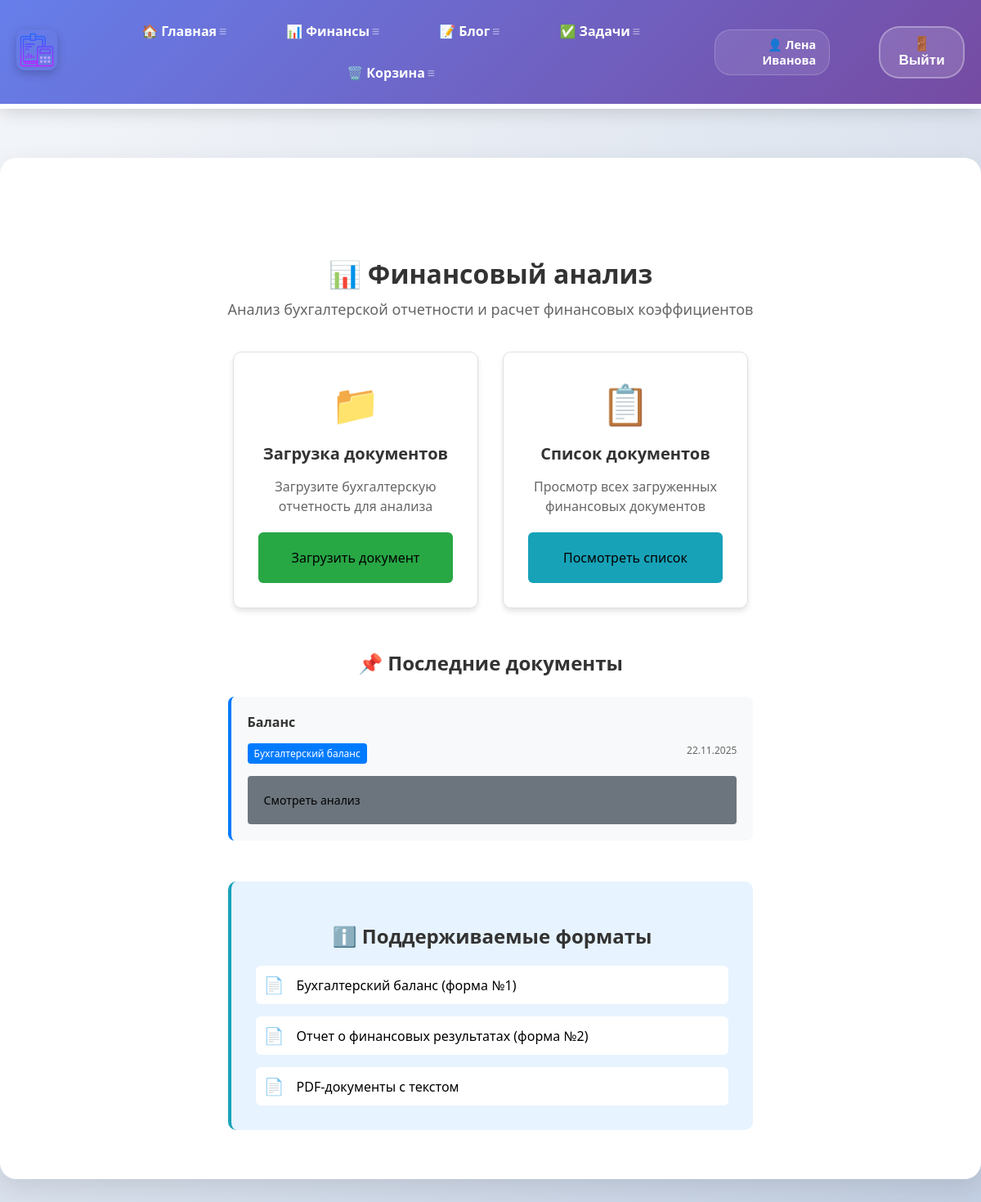
The page /finance/financial_analysis/ (signed in) on the database its author committed.
### financial_analysis/models.py (models this page shows, shortened)
class FinancialDocument(models.Model):
    DOCUMENT_TYPES = [
        ('balance', 'Бухгалтерский баланс'),
        ('profit_loss', 'Отчет о прибылях и убытках'),
        ('cash_flow', 'Отчет о движении денежных средств'),  # ДОБАВЛЯЕМ
    ]
    user = models.ForeignKey(User, on_delete=models.CASCADE)
    title = models.CharField(max_length=200)
    document_type = models.CharField(max_length=20, choices=DOCUMENT_TYPES)
    pdf_file = models.FileField(upload_to='financial_docs/')
    upload_date = models.DateTimeField(auto_now_add=True)

### financial_analysis/views.py (the view)
# urls.py: path('financial_analysis/', views.financial_analysis_page, name='financial_analysis_page'),  # Новая страница
@login_required
def financial_analysis_page(request):
    recent_docs = FinancialDocument.objects.filter(user=request.user).order_by('-upload_date')[:3]
    return render(request, 'financial_analysis/financial_analysis.html', {
        'recent_docs': recent_docs
    })

### financial_analysis/templates/financial_analysis/financial_analysis.html (shortened to what this page needs)
{% extends 'skills/base.html' %}
{% load static %}
{% block content %}
<div class="financial-content">
    <h1>📊 Финансовый анализ</h1>
    <div class="financial-description">
        <p>Анализ бухгалтерской отчетности и расчет финансовых коэффициентов</p>
    </div>
    <div class="financial-actions">
        <div class="action-card">
            <div class="action-icon">📁</div>
            <h3>Загрузка документов</h3>
            <p>Загрузите бухгалтерскую отчетность для анализа</p>
            <a href="{% url 'financial_upload' %}" class="action-button upload-button">
                Загрузить документ
            </a>
        </div>
        <div class="action-card">
            <div class="action-icon">📋</div>
            <h3>Список документов</h3>
            <p>Просмотр всех загруженных финансовых документов</p>
            <a href="{% url 'financial_list' %}" class="action-button list-button">
                Посмотреть список
            </a>
        </div>
    </div>
    {% if user.is_authenticated %}
    <div class="recent-section">
        <h2>📌 Последние документы</h2>
        {% if recent_docs %}
            <div class="documents-grid">
                {% for doc in recent_docs %}
                <div class="document-item">
                    <h4>{{ doc.title }}</h4>
                    <div class="document-info">
                        <span class="doc-type">{{ doc.get_document_type_display }}</span>
                        <span class="doc-date">{{ doc.upload_date|date:"d.m.Y" }}</span>
                    </div>
                    <a href="{% url 'financial_results' doc.id %}" class="view-analysis-btn">
                        Смотреть анализ
                    </a>
                </div>
                {% endfor %}
            </div>
        {% else %}
            <p class="no-documents">Нет загруженных документов</p>
        {% endif %}
    </div>
    {% endif %}
    <div class="formats-info">
        <h2>ℹ️ Поддерживаемые форматы</h2>
        <div class="formats-list">
            <div class="format-item">
                <span class="format-icon">📄</span>
                <span>Бухгалтерский баланс (форма №1)</span>
            </div>
            <div class="format-item">
                <span class="format-icon">📄</span>
                <span>Отчет о финансовых результатах (форма №2)</span>
            </div>
            <div class="format-item">
                <span class="format-icon">📄</span>
                <span>PDF-документы с текстом</span>
            </div>
        </div>
    </div>
</div>
{% endblock %}

### skills/templates/skills/base.html (shortened to what this page needs)
<!DOCTYPE html>
{% load static %}
<html lang="ru">
<head>
    <link rel="stylesheet" href="{% static 'css/style3.css' %}">
    </head>
<body>
<div class="menu">
    <div class="wrap">
        <div class="menu_header">
            {% if user.is_authenticated %}
            <div class="logo">
                <a href="{% url 'index' %}">
                    <img src="{% static 'skills/logo.png' %}" alt="Логотип" class="image">
                </a>
            </div>
            <ul class="menu_total" id="mainMenu">
                <li><a href="{% url 'index' %}">🏠 Главная</a></li>
                <li><a href="{% url 'financial_analysis_page' %}">📊 Финансы</a></li>
                <li><a href="{% url 'blogs' %}">📝 Блог</a></li>
                <li><a href="{% url 'currenttodos' %}">✅ Задачи</a></li>
                <li><a href="{% url 'trashbin' %}">🗑️ Корзина</a></li>
            </ul>
            <ul class="menu_second">
                <li class="logo2">👤 {{ user.username }}</li>
                <li>
                    <form action="{% url 'logoutuser' %}" method="post">
                        <button class="top">🚪 Выйти</button>
                    </form>
                </li>
            </ul>
            {% endif %}
        </div>
    </div>
</div>
<div class="content">
    <div class="wrap">
        {% block content %}
        {% endblock %}
    </div>
</div>
</body>
</html>

### rows shown on the page
FinancialDocument: title "Баланс", document_type "Бухгалтерский баланс", upload_date "22.11.2025"

### other values the page prints
{{ user.username }} "Лена Иванова"
